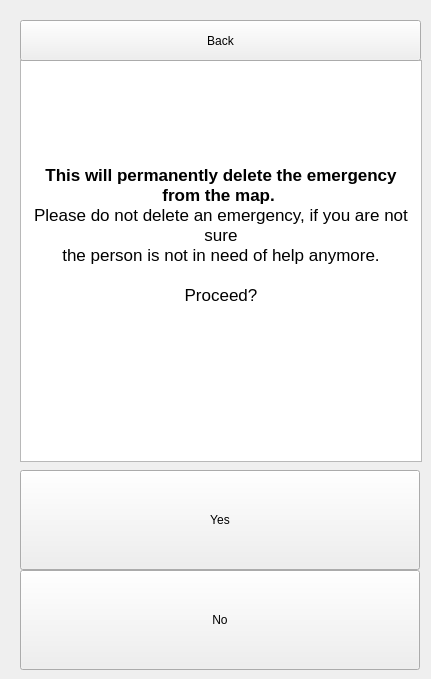
      <widget class="QWidget" name="page15">
       <widget class="QPushButton" name="button_deleteEmergency">
        <property name="geometry">
         <rect>
          <x>20</x>
          <y>470</y>
          <width>400</width>
          <height>100</height>
         </rect>
        </property>
        <property name="minimumSize">
         <size>
          <width>400</width>
          <height>100</height>
         </size>
        </property>
        <property name="maximumSize">
         <size>
          <width>400</width>
          <height>100</height>
         </size>
        </property>
        <property name="text">
         <string>Yes</string>
        </property>
        <property name="iconSize">
         <size>
          <width>190</width>
          <height>190</height>
         </size>
        </property>
       </widget>
       <widget class="QPushButton" name="button_notDeleteEmergency">
        <property name="geometry">
         <rect>
          <x>20</x>
          <y>570</y>
          <width>400</width>
          <height>100</height>
         </rect>
        </property>
        <property name="minimumSize">
         <size>
          <width>400</width>
          <height>100</height>
         </size>
        </property>
        <property name="maximumSize">
         <size>
          <width>400</width>
          <height>100</height>
         </size>
        </property>
        <property name="text">
         <string>No</string>
        </property>
        <property name="iconSize">
         <size>
          <width>190</width>
          <height>190</height>
         </size>
        </property>
       </widget>
       <widget class="QTextBrowser" name="textBrowser_2">
        <property name="geometry">
         <rect>
          <x>20</x>
          <y>60</y>
          <width>402</width>
          <height>402</height>
         </rect>
        </property>
        <property name="minimumSize">
         <size>
          <width>402</width>
          <height>402</height>
         </size>
        </property>
        <property name="maximumSize">
         <size>
          <width>402</width>
          <height>402</height>
         </size>
        </property>
        <property name="html">
         <string>&lt;!DOCTYPE HTML PUBLIC &quot;-//W3C//DTD HTML 4.0//EN&quot; &quot;http://www.w3.org/TR/REC-html40/strict.dtd&quot;&gt;
&lt;html&gt;&lt;head&gt;&lt;meta name=&quot;qrichtext&quot; content=&quot;1&quot; /&gt;&lt;style type=&quot;text/css&quot;&gt;
p, li { white-space: pre-wrap; }
&lt;/style&gt;&lt;/head&gt;&lt;body style=&quot; font-family:'.SF NS Text'; font-size:13pt; font-weight:400; font-style:normal;&quot;&gt;
&lt;p align=&quot;center&quot; style=&quot;-qt-paragraph-type:empty; margin-top:0px; margin-bottom:0px; margin-left:0px; margin-right:0px; -qt-block-indent:0; text-indent:0px;&quot;&gt;&lt;br /&gt;&lt;/p&gt;
&lt;p align=&quot;center&quot; style=&quot;-qt-paragraph-type:empty; margin-top:0px; margin-bottom:0px; margin-left:0px; margin-right:0px; -qt-block-indent:0; text-indent:0px; font-weight:600;&quot;&gt;&lt;br /&gt;&lt;/p&gt;
&lt;p align=&quot;center&quot; style=&quot;-qt-paragraph-type:empty; margin-top:0px; margin-bottom:0px; margin-left:0px; margin-right:0px; -qt-block-indent:0; text-indent:0px; font-weight:600;&quot;&gt;&lt;br /&gt;&lt;/p&gt;
&lt;p align=&quot;center&quot; style=&quot;-qt-paragraph-type:empty; margin-top:0px; margin-bottom:0px; margin-left:0px; margin-right:0px; -qt-block-indent:0; text-indent:0px; font-weight:600;&quot;&gt;&lt;br /&gt;&lt;/p&gt;
&lt;p align=&quot;center&quot; style=&quot;-qt-paragraph-type:empty; margin-top:0px; margin-bottom:0px; margin-left:0px; margin-right:0px; -qt-block-indent:0; text-indent:0px; font-weight:600;&quot;&gt;&lt;br /&gt;&lt;/p&gt;
&lt;p align=&quot;center&quot; style=&quot; margin-top:0px; margin-bottom:0px; margin-left:0px; margin-right:0px; -qt-block-indent:0; text-indent:0px;&quot;&gt;&lt;span style=&quot; font-weight:600;&quot;&gt;This will permanently delete the emergency from the map. &lt;/span&gt;&lt;/p&gt;
&lt;p align=&quot;center&quot; style=&quot; margin-top:0px; margin-bottom:0px; margin-left:0px; margin-right:0px; -qt-block-indent:0; text-indent:0px;&quot;&gt;Please do not delete an emergency, if you are not sure&lt;/p&gt;
&lt;p align=&quot;center&quot; style=&quot; margin-top:0px; margin-bottom:0px; margin-left:0px; margin-right:0px; -qt-block-indent:0; text-indent:0px;&quot;&gt;the person is not in need of help anymore.&lt;/p&gt;
&lt;p align=&quot;center&quot; style=&quot;-qt-paragraph-type:empty; margin-top:0px; margin-bottom:0px; margin-left:0px; margin-right:0px; -qt-block-indent:0; text-indent:0px;&quot;&gt;&lt;br /&gt;&lt;/p&gt;
&lt;p align=&quot;center&quot; style=&quot; margin-top:0px; margin-bottom:0px; margin-left:0px; margin-right:0px; -qt-block-indent:0; text-indent:0px;&quot;&gt;Proceed?&lt;/p&gt;&lt;/body&gt;&lt;/html&gt;</string>
        </property>
       </widget>
       <widget class="QPushButton" name="button_startNew15">
        <property name="geometry">
         <rect>
          <x>20</x>
          <y>20</y>
          <width>401</width>
          <height>41</height>
         </rect>
        </property>
        <property name="text">
         <string>Back</string>
        </property>
       </widget>
      </widget>
